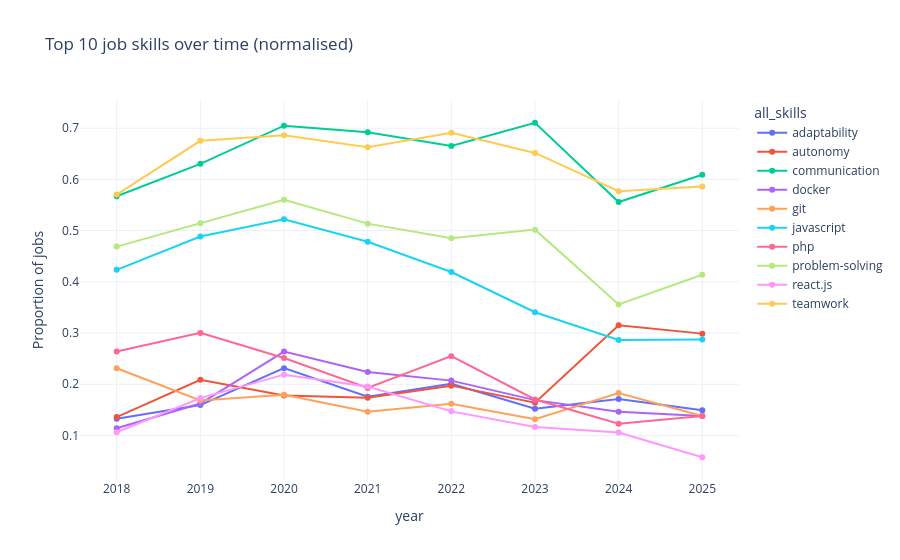

Notebook source saved alongside this figure:
### Code cell
# keep only year and skills
cand_skills = (
    df_jobs[["create_date", "all_skills"]]
      .assign(year=lambda df: df["create_date"].dt.year)
      .explode("all_skills")
      .query("all_skills != '_rare_skill_'")
)

# ---------- 2. Total candidates per year ----------
totals = (
    df_jobs.assign(year=lambda df: df["create_date"].dt.year)
              .groupby("year")
              .size()
              .rename("n_candidates")
)

# ---------- 3. Aggregate & normalise ----------
TOP_N = 10
top_skills = (
    cand_skills["all_skills"]
      .value_counts()
      .head(TOP_N)
      .index
)

freq = (
    cand_skills
      .query("all_skills in @top_skills")
      .groupby(["year", "all_skills"])
      .size()
      .rename("count")
      .reset_index()
      .merge(totals, on="year")
      .assign(freq=lambda df: df["count"] / df["n_candidates"])  # proportion
)

# ---------- 4. Plot ----------
fig = px.line(
    freq,
    x="year",
    y="freq",
    color="all_skills",
    markers=True,
    title=f"Top {TOP_N} job skills over time (normalised)",
    labels={"freq": "Proportion of jobs"}
)
fig.update_layout(template="plotly_white")
fig.show()

### Figure 1 — Plotly figure (JSON) as saved in the notebook; plotly's stock layout.template omitted (floating-point values rounded to 4 significant figures)
{"data": [{"hovertemplate": "all_skills=adaptability<br>year=%{x}<br>Proportion of jobs=%{y}<extra></extra>", "legendgroup": "adaptability", "line": {"color": "#636efa", "dash": "solid"}, "marker": {"symbol": "circle"}, "mode": "lines+markers", "name": "adaptability", "orientation": "v", "showlegend": true, "type": "scatter", "x": [2018, 2019, 2020, 2021, 2022, 2023, 2024, 2025], "xaxis": "x", "y": [0.1328, 0.1593, 0.2315, 0.1756, 0.201, 0.1524, 0.1712, 0.1494], "yaxis": "y"}, {"hovertemplate": "all_skills=autonomy<br>year=%{x}<br>Proportion of jobs=%{y}<extra></extra>", "legendgroup": "autonomy", "line": {"color": "#EF553B", "dash": "solid"}, "marker": {"symbol": "circle"}, "mode": "lines+markers", "name": "autonomy", "orientation": "v", "showlegend": true, "type": "scatter", "x": [2018, 2019, 2020, 2021, 2022, 2023, 2024, 2025], "xaxis": "x", "y": [0.1359, 0.2088, 0.1782, 0.1736, 0.1973, 0.1639, 0.3154, 0.2989], "yaxis": "y"}, {"hovertemplate": "all_skills=communication<br>year=%{x}<br>Proportion of jobs=%{y}<extra></extra>", "legendgroup": "communication", "line": {"color": "#00cc96", "dash": "solid"}, "marker": {"symbol": "circle"}, "mode": "lines+markers", "name": "communication", "orientation": "v", "showlegend": true, "type": "scatter", "x": [2018, 2019, 2020, 2021, 2022, 2023, 2024, 2025], "xaxis": "x", "y": [0.5672, 0.6303, 0.7049, 0.6922, 0.6654, 0.7106, 0.5558, 0.6092], "yaxis": "y"}, {"hovertemplate": "all_skills=docker<br>year=%{x}<br>Proportion of jobs=%{y}<extra></extra>", "legendgroup": "docker", "line": {"color": "#ab63fa", "dash": "solid"}, "marker": {"symbol": "circle"}, "mode": "lines+markers", "name": "docker", "orientation": "v", "showlegend": true, "type": "scatter", "x": [2018, 2019, 2020, 2021, 2022, 2023, 2024, 2025], "xaxis": "x", "y": [0.1141, 0.1623, 0.2639, 0.224, 0.2071, 0.169, 0.1462, 0.1379], "yaxis": "y"}, {"hovertemplate": "all_skills=git<br>year=%{x}<br>Proportion of jobs=%{y}<extra></extra>", "legendgroup": "git", "line": {"color": "#FFA15A", "dash": "solid"}, "marker": {"symbol": "circle"}, "mode": "lines+markers", "name": "git", "orientation": "v", "showlegend": true, "type": "scatter", "x": [2018, 2019, 2020, 2021, 2022, 2023, 2024, 2025], "xaxis": "x", "y": [0.2313, 0.1684, 0.1794, 0.1463, 0.1618, 0.1319, 0.1827, 0.1379], "yaxis": "y"}, {"hovertemplate": "all_skills=javascript<br>year=%{x}<br>Proportion of jobs=%{y}<extra></extra>", "legendgroup": "javascript", "line": {"color": "#19d3f3", "dash": "solid"}, "marker": {"symbol": "circle"}, "mode": "lines+markers", "name": "javascript", "orientation": "v", "showlegend": true, "type": "scatter", "x": [2018, 2019, 2020, 2021, 2022, 2023, 2024, 2025], "xaxis": "x", "y": [0.4234, 0.4886, 0.522, 0.4783, 0.4191, 0.3406, 0.2865, 0.2874], "yaxis": "y"}, {"hovertemplate": "all_skills=php<br>year=%{x}<br>Proportion of jobs=%{y}<extra></extra>", "legendgroup": "php", "line": {"color": "#FF6692", "dash": "solid"}, "marker": {"symbol": "circle"}, "mode": "lines+markers", "name": "php", "orientation": "v", "showlegend": true, "type": "scatter", "x": [2018, 2019, 2020, 2021, 2022, 2023, 2024, 2025], "xaxis": "x", "y": [0.2641, 0.3003, 0.2512, 0.1927, 0.2549, 0.1703, 0.1231, 0.1379], "yaxis": "y"}, {"hovertemplate": "all_skills=problem-solving<br>year=%{x}<br>Proportion of jobs=%{y}<extra></extra>", "legendgroup": "problem-solving", "line": {"color": "#B6E880", "dash": "solid"}, "marker": {"symbol": "circle"}, "mode": "lines+markers", "name": "problem-solving", "orientation": "v", "showlegend": true, "type": "scatter", "x": [2018, 2019, 2020, 2021, 2022, 2023, 2024, 2025], "xaxis": "x", "y": [0.4688, 0.5145, 0.5602, 0.5136, 0.4853, 0.5019, 0.3558, 0.4138], "yaxis": "y"}, {"hovertemplate": "all_skills=react.js<br>year=%{x}<br>Proportion of jobs=%{y}<extra></extra>", "legendgroup": "react.js", "line": {"color": "#FF97FF", "dash": "solid"}, "marker": {"symbol": "circle"}, "mode": "lines+markers", "name": "react.js", "orientation": "v", "showlegend": true, "type": "scatter", "x": [2018, 2019, 2020, 2021, 2022, 2023, 2024, 2025], "xaxis": "x", "y": [0.1062, 0.173, 0.2188, 0.1958, 0.1471, 0.1165, 0.1058, 0.05747], "yaxis": "y"}, {"hovertemplate": "all_skills=teamwork<br>year=%{x}<br>Proportion of jobs=%{y}<extra></extra>", "legendgroup": "teamwork", "line": {"color": "#FECB52", "dash": "solid"}, "marker": {"symbol": "circle"}, "mode": "lines+markers", "name": "teamwork", "orientation": "v", "showlegend": true, "type": "scatter", "x": [2018, 2019, 2020, 2021, 2022, 2023, 2024, 2025], "xaxis": "x", "y": [0.5703, 0.6753, 0.6863, 0.663, 0.6912, 0.6517, 0.5769, 0.5862], "yaxis": "y"}], "layout": {"legend": {"title": {"text": "all_skills"}, "tracegroupgap": 0}, "title": {"text": "Top 10 job skills over time (normalised)"}, "xaxis": {"anchor": "y", "domain": [0, 1], "title": {"text": "year"}}, "yaxis": {"anchor": "x", "domain": [0, 1], "title": {"text": "Proportion of jobs"}}}}
